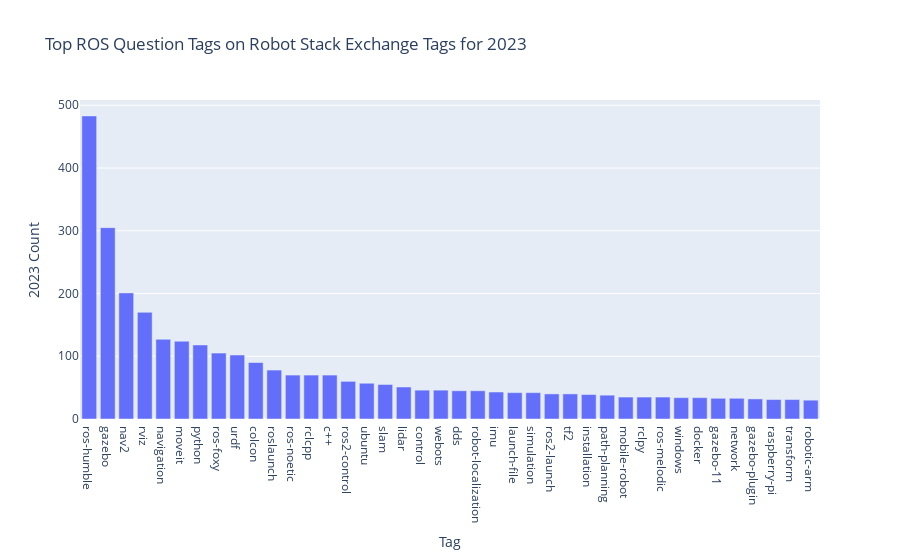

Source (notebook cell):
### Code cell
df = pd.DataFrame.from_dict(all_ros_this_summary["tags"], orient='index').reset_index()
df.columns.values[0] = "Tag"
temp = "{0} Count".format(this_year)
df.columns.values[1] = temp
df = df.sort_values(by=temp,ascending=False)
fig = px.bar(df[2:42], x="Tag", y=temp, title="Top ROS Question Tags on Robot Stack Exchange Tags for {0}".format(this_year))
fig.show()

### Figure 1 — Plotly figure (JSON) as saved in the notebook; plotly's stock layout.template omitted (floating-point values rounded to 4 significant figures)
{"data": [{"alignmentgroup": "True", "hovertemplate": "Tag=%{x}<br>2023 Count=%{y}<extra></extra>", "legendgroup": "", "marker": {"color": "#636efa", "pattern": {"shape": ""}}, "name": "", "offsetgroup": "", "orientation": "v", "showlegend": false, "textposition": "auto", "type": "bar", "x": ["ros-humble", "gazebo", "nav2", "rviz", "navigation", "moveit", "python", "ros-foxy", "urdf", "colcon", "roslaunch", "ros-noetic", "rclcpp", "c++", "ros2-control", "ubuntu", "slam", "lidar", "control", "webots", "dds", "robot-localization", "imu", "launch-file", "simulation", "ros2-launch", "tf2", "installation", "path-planning", "mobile-robot", "rclpy", "ros-melodic", "windows", "docker", "gazebo-11", "network", "gazebo-plugin", "raspberry-pi", "transform", "robotic-arm"], "xaxis": "x", "y": [483, 305, 201, 170, 127, 124, 118, 105, 102, 90, 78, 70, 70, 70, 60, 57, 55, 51, 46, 46, 45, 45, 43, 42, 42, 40, 40, 39, 38, 35, 35, 35, 34, 34, 33, 33, 32, 31, 31, 30], "yaxis": "y"}], "layout": {"barmode": "relative", "legend": {"tracegroupgap": 0}, "title": {"text": "Top ROS Question Tags on Robot Stack Exchange Tags for 2023"}, "xaxis": {"anchor": "y", "domain": [0, 1], "title": {"text": "Tag"}}, "yaxis": {"anchor": "x", "domain": [0, 1], "title": {"text": "2023 Count"}}}}
